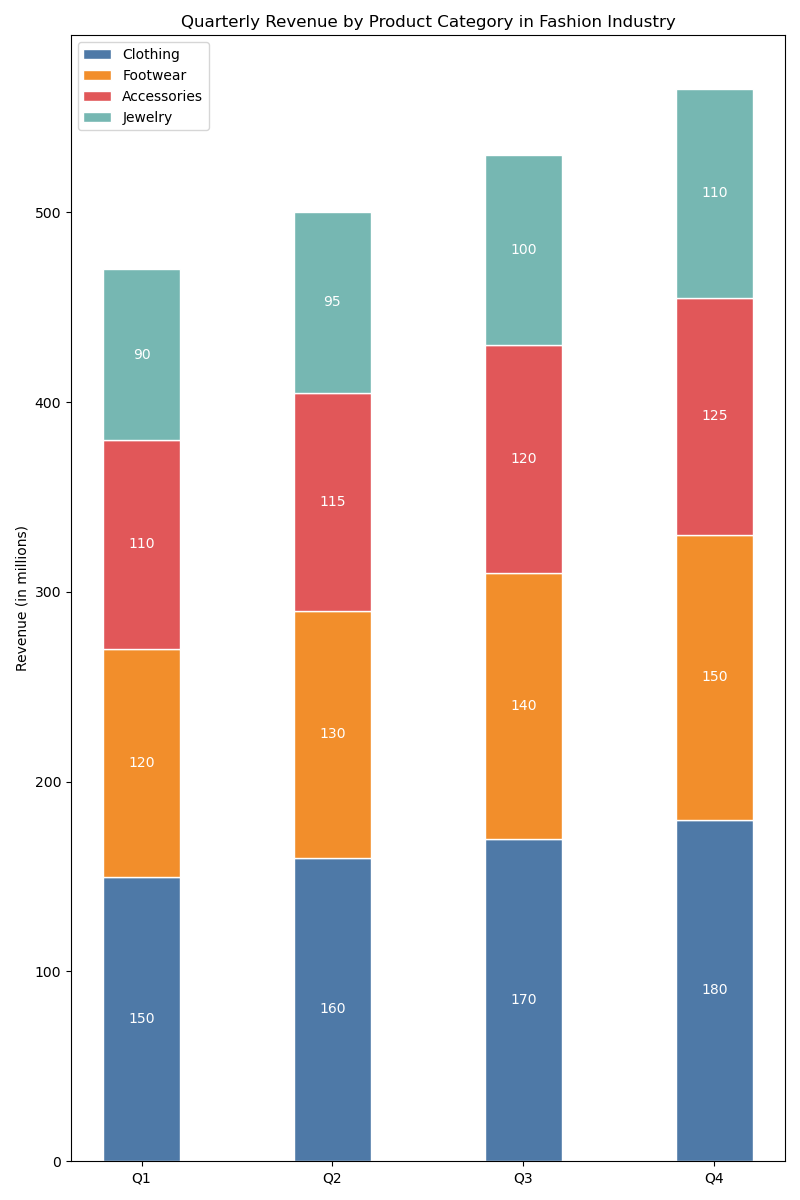

Write Python code to recreate this figure.

import matplotlib.pyplot as plt

# Data
quarters = ['Q1', 'Q2', 'Q3', 'Q4']
clothing = [150, 160, 170, 180]
footwear = [120, 130, 140, 150]
accessories = [110, 115, 120, 125]
jewelry = [90, 95, 100, 110]

# Cumulative values for stacking
cumulative_clothing = clothing
cumulative_footwear = [c + f for c, f in zip(cumulative_clothing, footwear)]
cumulative_accessories = [f + a for f, a in zip(cumulative_footwear, accessories)]
cumulative_jewelry = [a + j for a, j in zip(cumulative_accessories, jewelry)]

# Figure and axis
fig, ax = plt.subplots(figsize=(8, 12))

# Stacked bar chart - vertical
ax.bar(quarters, clothing, color='#4e79a7', edgecolor='white', width=0.4, label='Clothing')
ax.bar(quarters, footwear, bottom=cumulative_clothing, color='#f28e2b', edgecolor='white', width=0.4, label='Footwear')
ax.bar(quarters, accessories, bottom=cumulative_footwear, color='#e15759', edgecolor='white', width=0.4, label='Accessories')
ax.bar(quarters, jewelry, bottom=cumulative_accessories, color='#76b7b2', edgecolor='white', width=0.4, label='Jewelry')

# Adding labels and a title, and a legend
ax.set_ylabel('Revenue (in millions)')
ax.set_title('Quarterly Revenue by Product Category in Fashion Industry')
ax.legend(loc='upper left')

# Adding numerical labels
for i, (c, f, a, j) in enumerate(zip(clothing, footwear, accessories, jewelry)):
    ax.text(i, c / 2, str(c), ha='center', va='center', color='white')
    ax.text(i, c + f / 2, str(f), ha='center', va='center', color='white')
    ax.text(i, c + f + a / 2, str(a), ha='center', va='center', color='white')
    ax.text(i, c + f + a + j / 2, str(j), ha='center', va='center', color='white')

# Adjusting layout for better fit and visuals
plt.tight_layout()

# Show the plot
plt.show()
